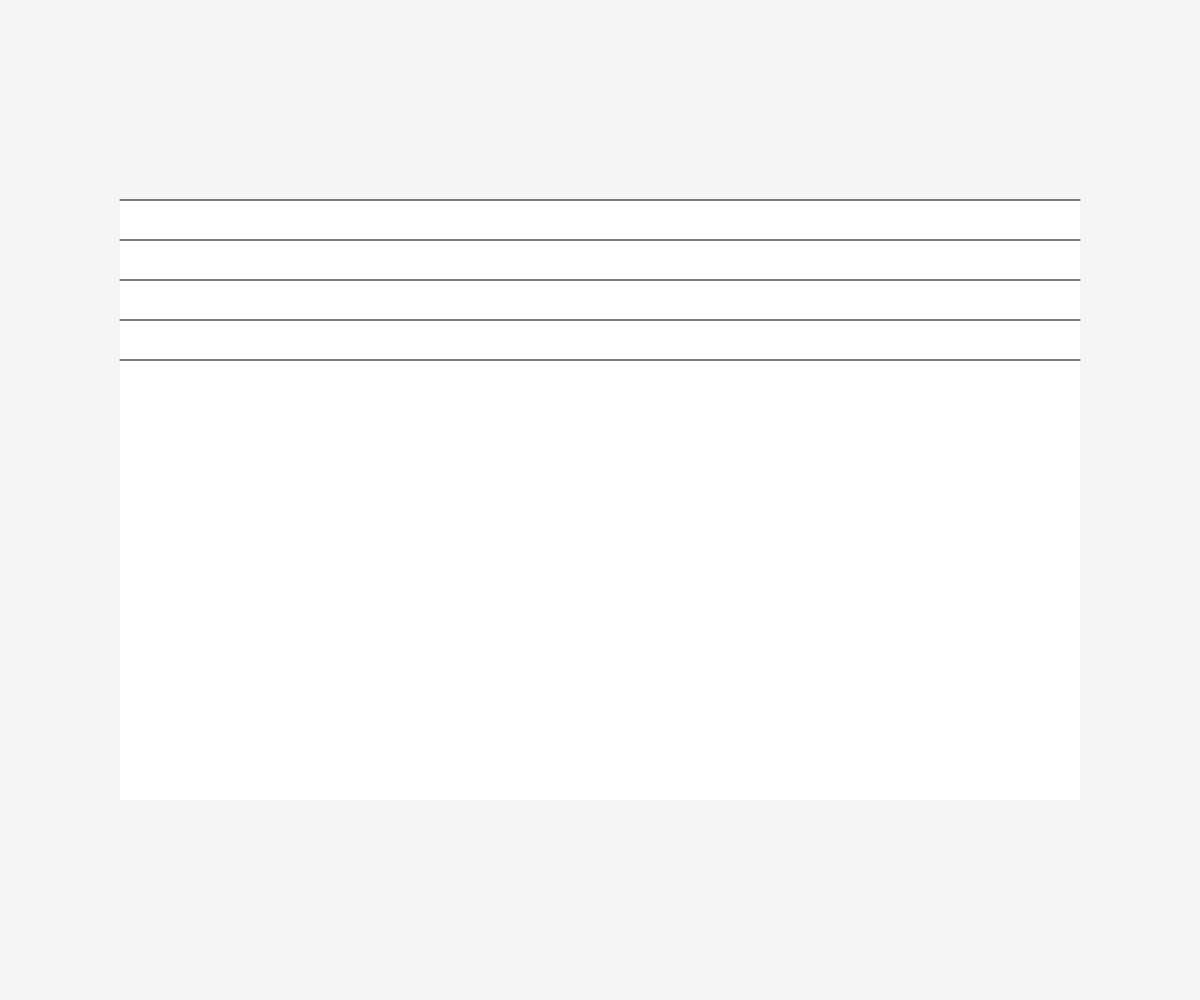
Frame 1 (no input)
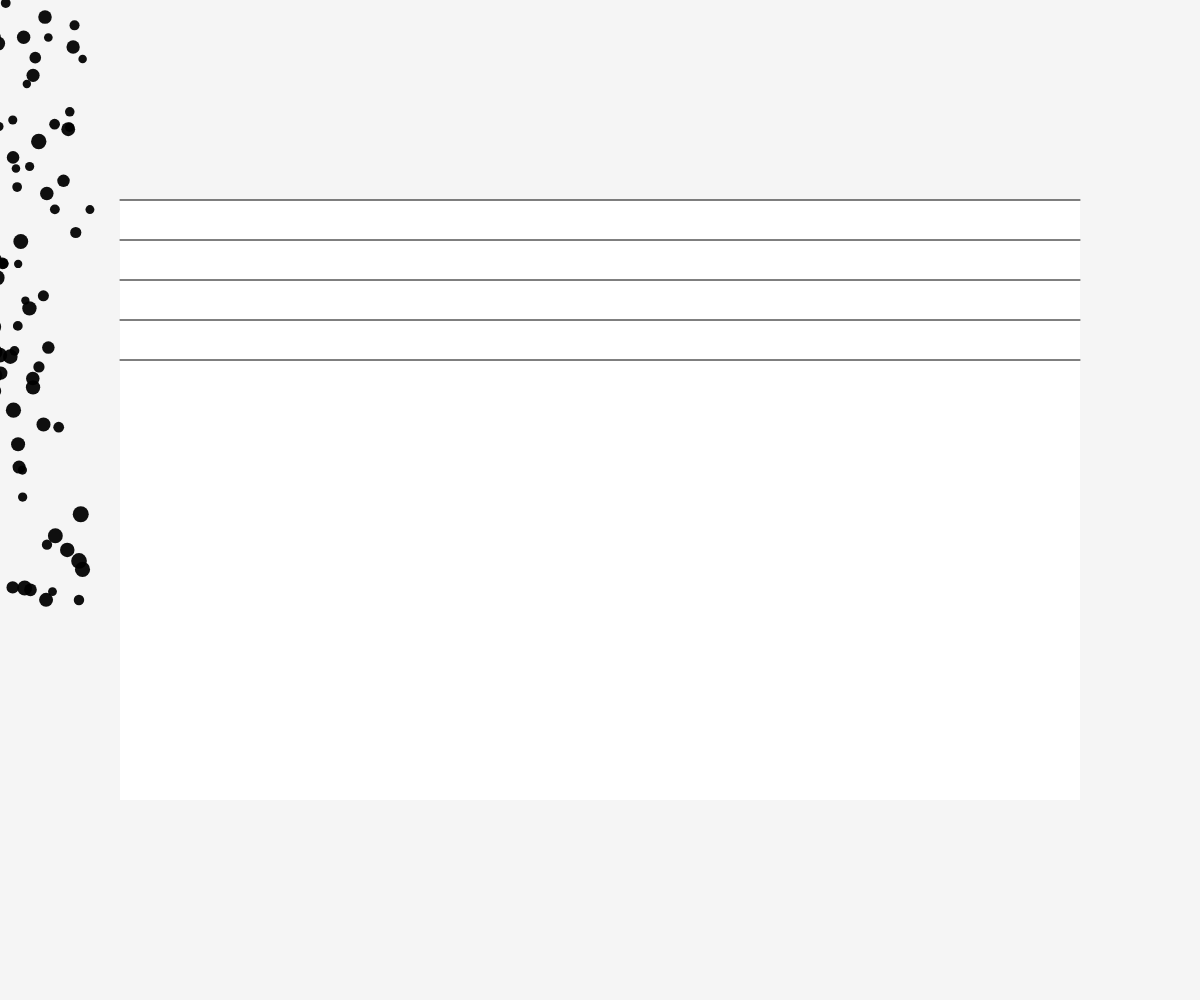
Frame 60 (no input)
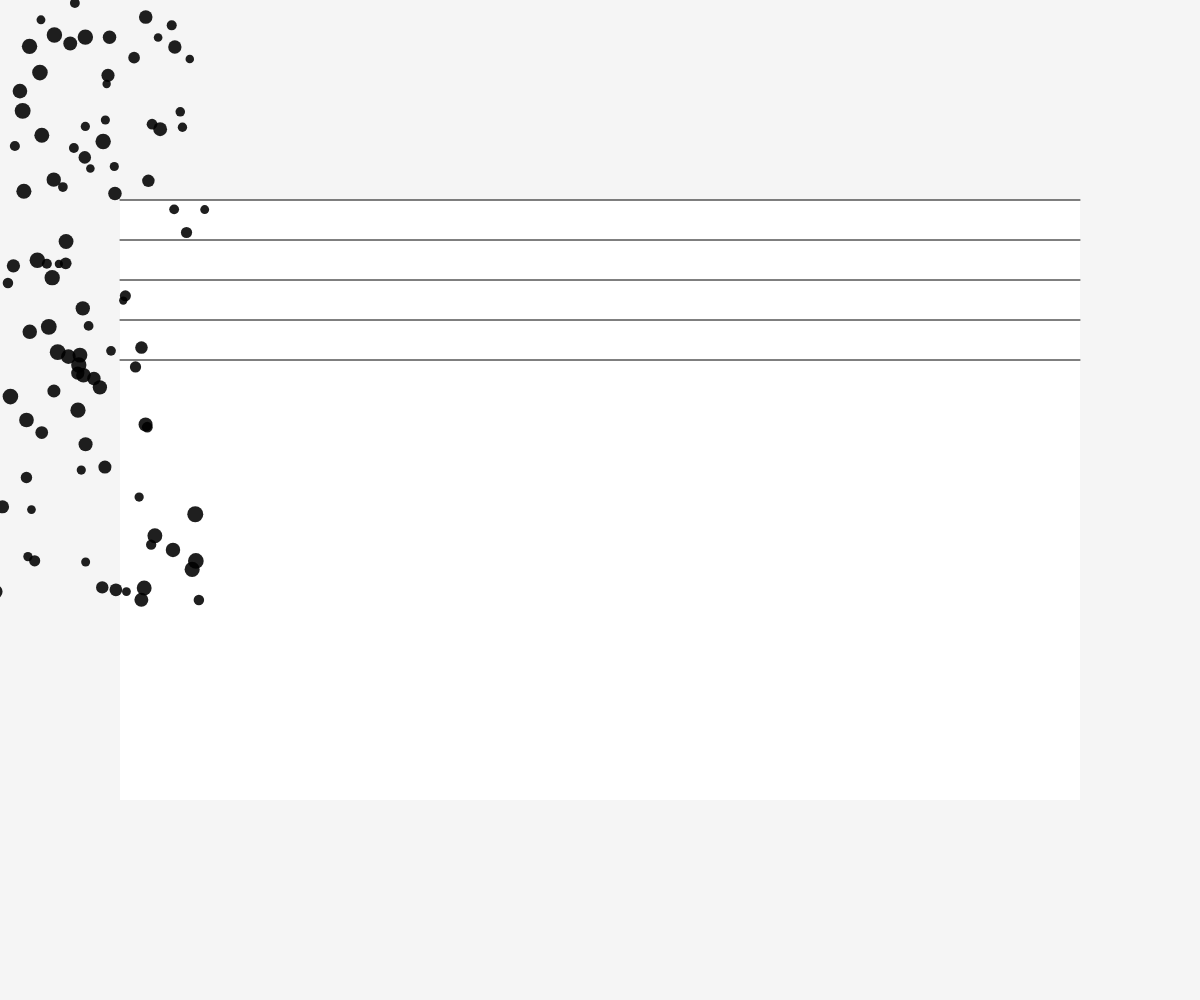
Frame 120 (the mouse pressed at the canvas centre since frame 60)

The p5.js sketch that drew these frames (run headless with seeded random() and noise() and a simulated clock; from frame 60 on, the mouse is pressed at the canvas centre):

// p5.js sketch
// ── sketch.js
let notes = [];
const numNotes = 100;
const lineSpacing = 40;
let sheetWidth, sheetHeight;

function setup() {
  createCanvas(windowWidth, windowHeight);
  sheetWidth = width * 0.8;
  sheetHeight = height * 0.6;
  
  // Initialize notes with random positions and velocities
  for (let i = 0; i < numNotes; i++) {
    notes.push({
      x: random(-100, -20),
      y: random(0, sheetHeight),
      speed: random(0.5, 2),
      size: random(8, 16),
      opacity: random(100, 255),
      life: 1
    });
  }
}

function draw() {
  background(245);
  
  // Draw the music sheet
  fill(255);
  noStroke();
  rect(width/2 - sheetWidth/2, height/2 - sheetHeight/2, sheetWidth, sheetHeight);
  
  // Draw the five parallel lines
  stroke(0);
  strokeWeight(1);
  for (let i = 0; i < 5; i++) {
    line(
      width/2 - sheetWidth/2,
      height/2 - sheetHeight/2 + i * lineSpacing,
      width/2 + sheetWidth/2,
      height/2 - sheetHeight/2 + i * lineSpacing
    );
  }
  
  // Update and display notes
  for (let note of notes) {
    // Move the note
    note.x += note.speed;
    
    // Fade out as it moves
    note.life -= 0.001;
    note.opacity = map(note.life, 0, 1, 0, 255);
    
    // Reset note if it goes off screen
    if (note.x > width + 20 || note.life <= 0) {
      note.x = random(-100, -20);
      note.y = random(0, sheetHeight);
      note.life = 1;
      note.opacity = random(100, 255);
    }
    
    // Draw the note
    fill(0, note.opacity);
    noStroke();
    ellipse(note.x, note.y, note.size, note.size);
  }
}

function windowResized() {
  resizeCanvas(windowWidth, windowHeight);
}
